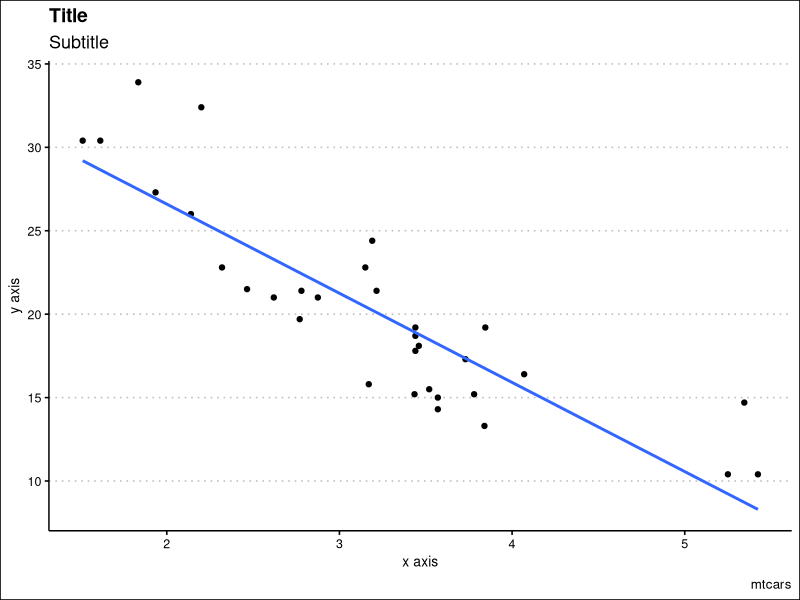

This figure's R source:
## ---- chunk 1
knitr::opts_chunk$set(echo = FALSE)

library(tidyverse)
library(ggthemes)

## ---- chunk 2

mtcars |> 
   select(mpg, wt) |> 
   ggplot(mapping = aes(x = wt, y = mpg))+ 
   geom_point()+ 
   geom_smooth(method = "lm", formula = y ~ x, se = FALSE)+ 
   theme_clean()+ 
   labs(title = "Title", subtitle = "Subtitle", x = "x axis", y = "y axis", caption = "mtcars")

